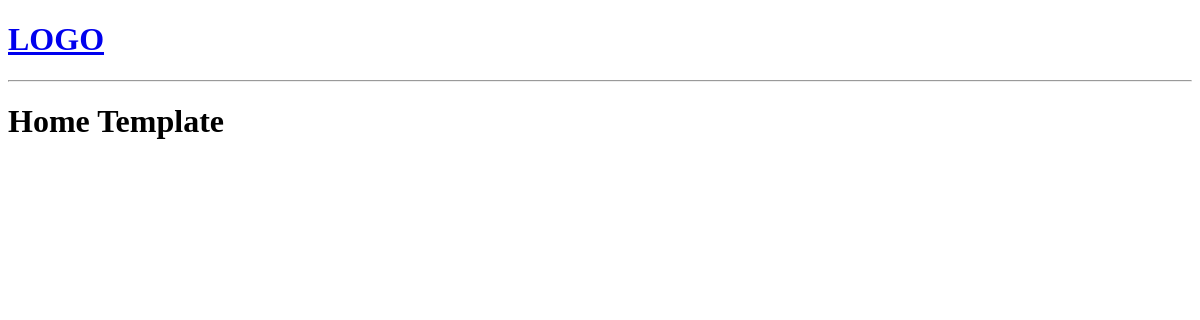
Before: / with the older database file.
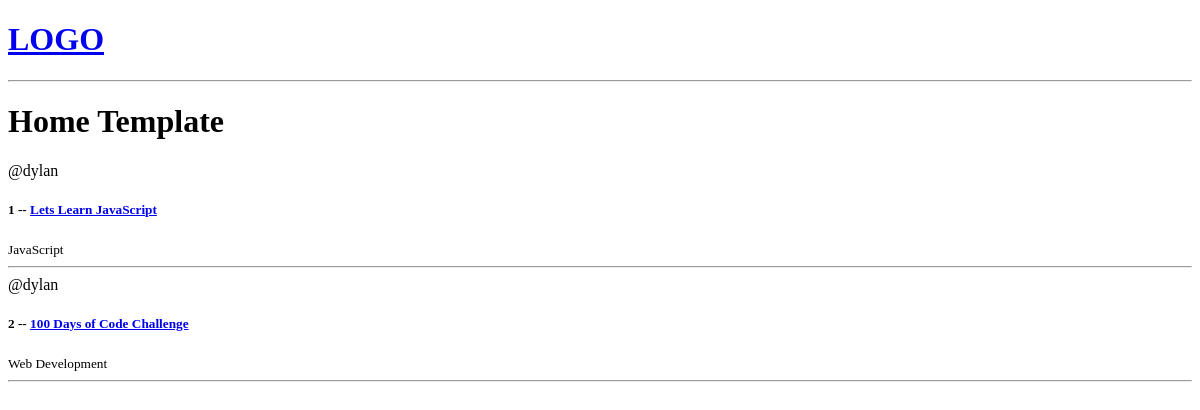
After: the same page with the newer database file.
### base/models.py (models this page shows, shortened)
class Room(models.Model):
    host = models.ForeignKey(User, on_delete=models.SET_NULL, null=True)
    topic = models.ForeignKey(Topic, on_delete=models.SET_NULL, null=True)
    name = models.CharField(max_length=200)
    description = models.TextField(null=True, blank=True)
    updated = models.DateTimeField(auto_now=True)
    created = models.DateTimeField(auto_now_add=True)

class Topic(models.Model):
    name = models.CharField(max_length=200)

### base/views.py (the view)
# urls.py: path('', views.home, name ="home"),
def home(request):
    rooms = Room.objects.all()
    context = {'rooms': rooms}
    return render(request, 'base/home.html', context)

### base/templates/base/home.html
{% extends 'main.html' %}
{% block content %}
<h1>Home Template</h1>
<div>
    <div>
        {% for room in rooms %}
            <div>
                <span>@{{room.host.username}}</span>
                <h5>{{room.id}} -- <a href="{% url 'room' room.id %}">{{room.name}}</a></h5>
                <small>{{room.topic.name}}</small>
                <hr>
            </div>
        {% endfor %}
    </div>
</div>
{% endblock content %}

### templates/main.html (shortened to what this page needs)
<!DOCTYPE html>
<html>
<head>
</head>
<body>
    {% include 'navbar.html' %}
    {% block content %}
    {% endblock %}
</body>
</html>

### templates/navbar.html
<a href="'/">
    <h1>LOGO</h1>
</a>
<hr>

Changed rows visible on the page:
added Room: host.username "dylan", id "1", name "Lets Learn JavaScript", topic.name "JavaScript"
added Room: host.username "dylan", id "2", name "100 Days of Code Challenge", topic.name "Web Development"
